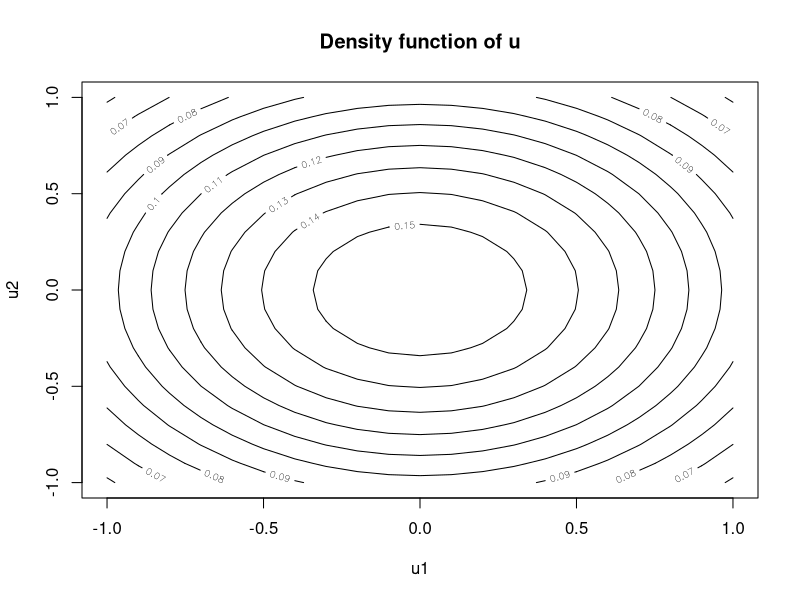
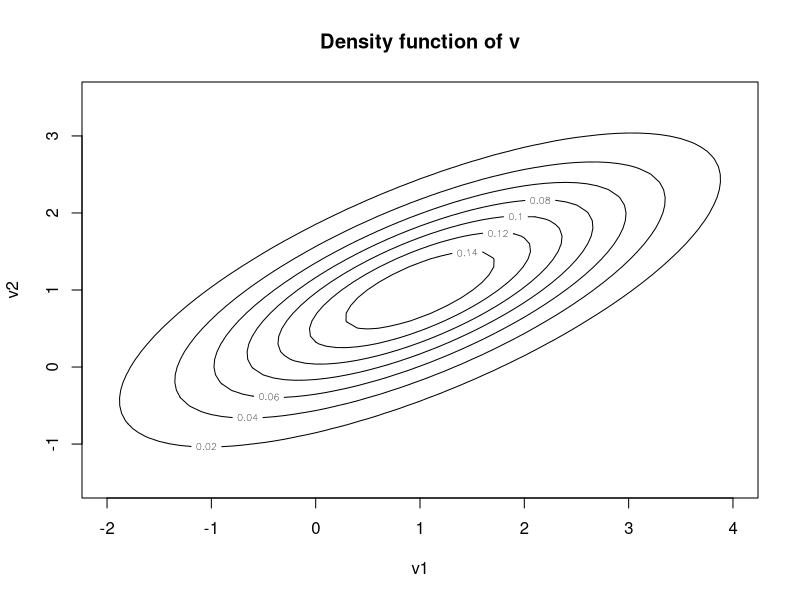
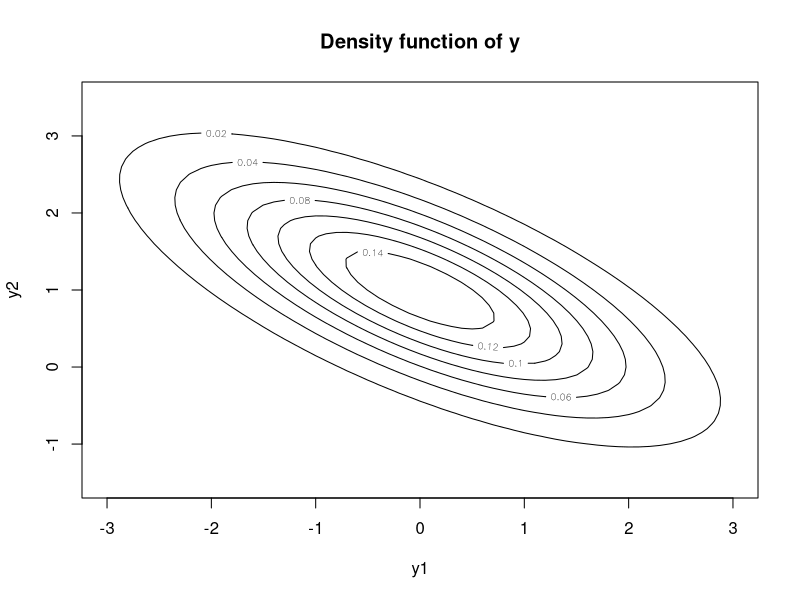
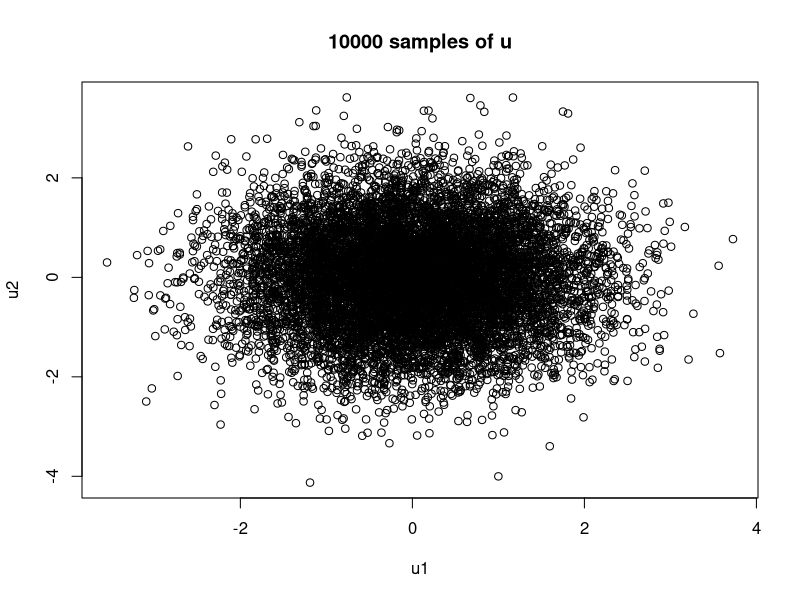
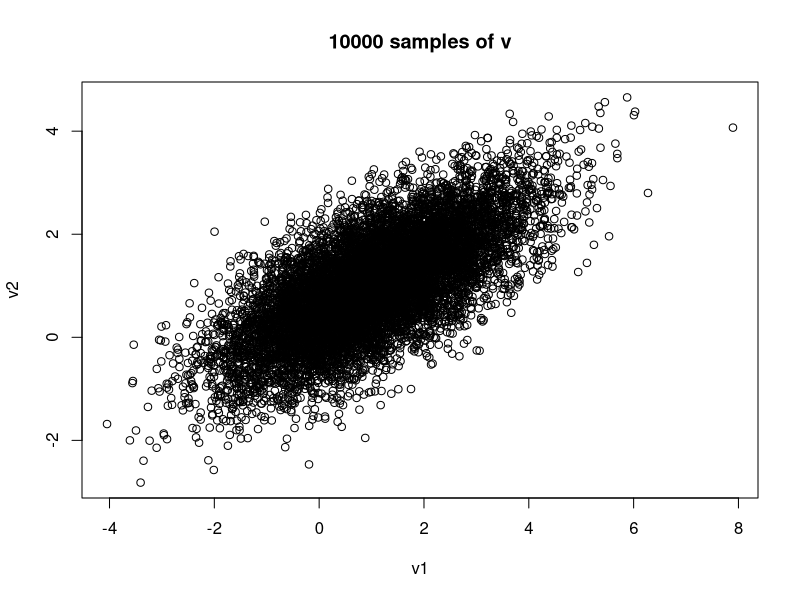
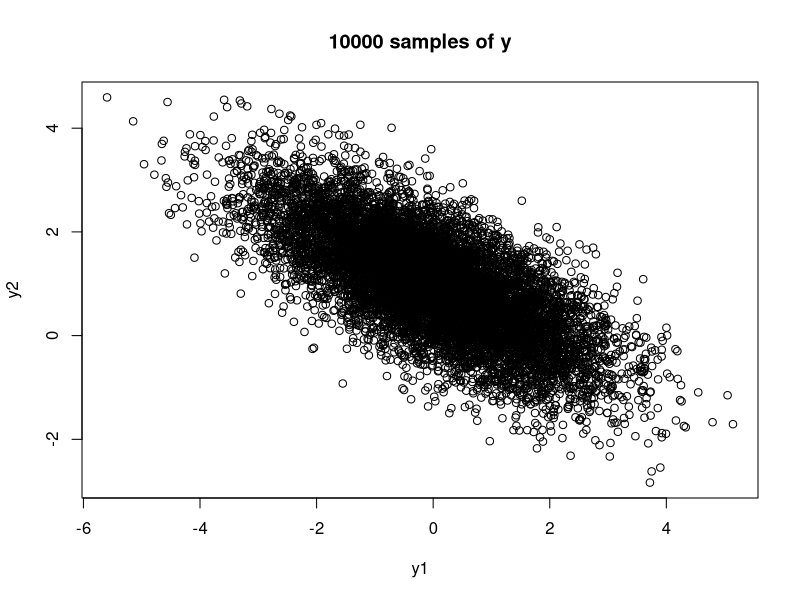
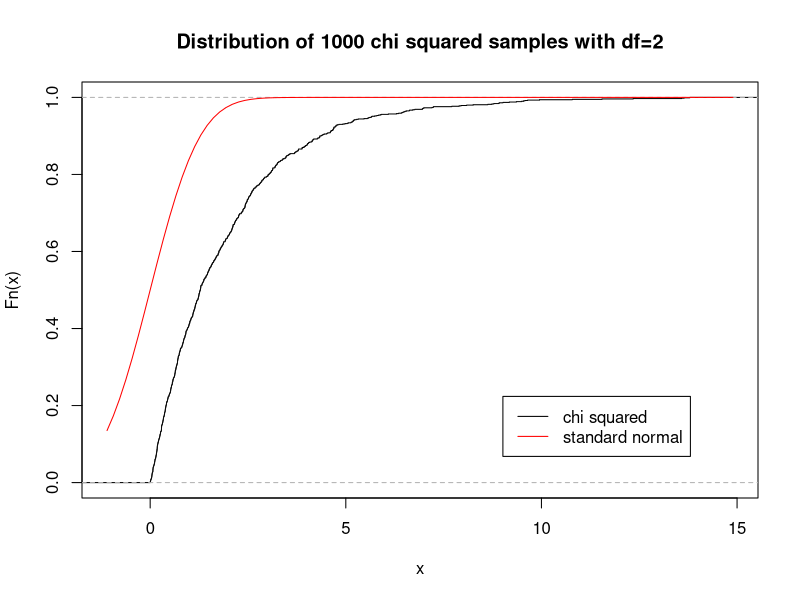
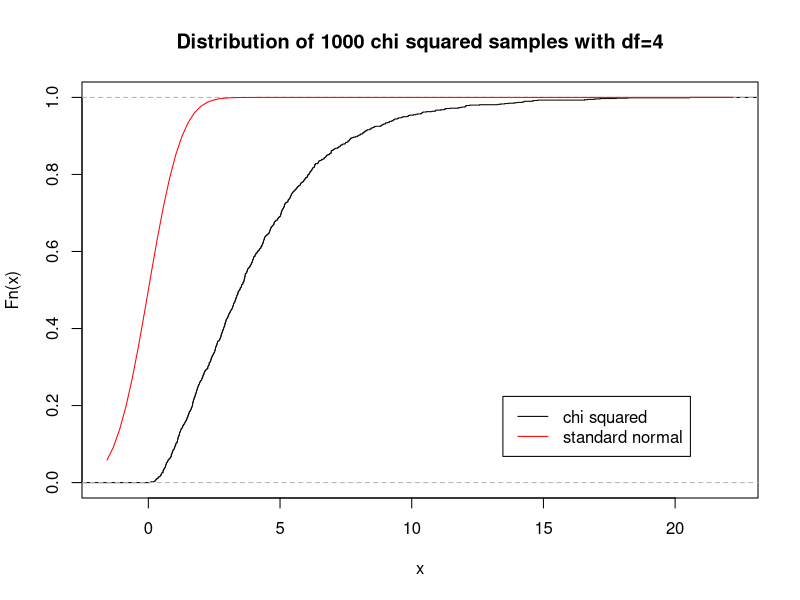

These charts were generated, in order, by the following R code:
# Name: Christian Peters

library(mvtnorm)

set.seed(1234)

# No. 9)
# ======

# b)

# define density functions
f_u <- function(u1, u2) {
  dmvnorm(x=c(u1, u2), mean = c(0, 0), sigma = diag(2))
}
f_v <- function(v1, v2) {
  dmvnorm(x=c(v1, v2), mean = c(1, 1), sigma = matrix(c(2, 1, 1, 1), nrow = 2))
}
f_y <- function(y1, y2) {
  dmvnorm(x=c(y1, y2), mean = c(0, 1), sigma = matrix(c(2, -1, -1, 1), nrow = 2))
}

# create contour plots
x <- seq(-1, 1, 0.1)
y <- seq(-1, 1, 0.1)
z <- sapply(y, function(u2) sapply(x, function (u1) f_u(u1, u2)))
contour(x=x, y=y, z=z, xlab = 'u1', ylab = 'u2', main = 'Density function of u')

x <- seq(-2, 4, 0.1)
y <- seq(-1.5, 3.5, 0.1)
z <- sapply(y, function(v2) sapply(x, function (v1) f_v(v1, v2)))
contour(x=x, y=y, z=z, xlab = 'v1', ylab = 'v2', main = 'Density function of v')

x <- seq(-3, 3, 0.1)
y <- seq(-1.5, 3.5, 0.1)
z <- sapply(y, function(y2) sapply(x, function (y1) f_y(y1, y2)))
contour(x=x, y=y, z=z, xlab = 'y1', ylab = 'y2', main = 'Density function of y')

# correlation matrices
corr_u <- matrix(c(1, 0, 0, 1), nrow = 2)
print(corr_u)
corr_v <- matrix(c(1, 1/sqrt(2), 1/sqrt(2), 1), nrow=2)
print(corr_v)
corr_y <- matrix(c(1, -1/sqrt(2), -1/sqrt(2), 1), nrow=2)
print(corr_y)

# Description:
# u is centered around the origin with equal variance in each direction. The
# components u1 and u2 are uncorrelated.
# v is centered around (1, 1) with a variance of 2 in the direction of v1 and a
# variance of 1 in the direction of v2. v1 and v2 have a correlation coefficient
# of ~0.71.
# The center of y is located at (0, 1) and it has a variance of 1 in the direction
# of y1 and a variance of 1 in the direction of y2. The components y1 and y2
# are negatively correlated with a correlation coefficient of ~-0.71.

# c)

# define the functions to generate random numbers using the cholesky decomposition
# of the covariance matrix (2.35)
generate_u <- function() {
  diag(2) %*% rnorm(2) + c(0, 0)
}
generate_v <- function() {
  matrix(c(1, 0, 1, 1), nrow = 2)  %*% rnorm(2) + c(1, 1)
}
generate_y <- function() {
  matrix(c(1, 0, -1, 1), nrow = 2) %*% rnorm(2) + c(0, 1)
}

# generate plots
samples_u <- replicate(10000, generate_u(), simplify = TRUE)
plot(samples_u[1,], samples_u[2,], xlab = 'u1', ylab = 'u2', main = '10000 samples of u')

samples_v <- replicate(10000, generate_v(), simplify = TRUE)
plot(samples_v[1,], samples_v[2,], xlab = 'v1', ylab = 'v2', main = '10000 samples of v')

samples_y <- replicate(10000, generate_y(), simplify = TRUE)
plot(samples_y[1,], samples_y[2,], xlab = 'y1', ylab = 'y2', main = '10000 samples of y')

# No. 11)
# =======

# a)

generate_chisq <- function(df) {
  sum(replicate(df, rnorm(1)) ** 2)
}

samples_chisq_2 <- replicate(1000, generate_chisq(2))
plot(ecdf(samples_chisq_2), main = 'Distribution of 1000 chi squared samples with df=2')
curve(pnorm(x), col='red', add = TRUE)
legend('bottomright', inset=0.1, legend=c('chi squared', 'standard normal'),
       col = c('black', 'red'), lty=c(1, 1))

samples_chisq_4 <- replicate(1000, generate_chisq(4))
plot(ecdf(samples_chisq_4), main = 'Distribution of 1000 chi squared samples with df=4')
curve(pnorm(x), col='red', add = TRUE)
legend('bottomright', inset=0.1, legend=c('chi squared', 'standard normal'),
       col = c('black', 'red'), lty=c(1, 1))

samples_chisq_6 <- replicate(1000, generate_chisq(6))
plot(ecdf(samples_chisq_6), main = 'Distribution of 1000 chi squared samples with df=6')
curve(pnorm(x), col='red', add = TRUE)
legend('bottomright', inset=0.1, legend=c('chi squared', 'standard normal'),
       col = c('black', 'red'), lty=c(1, 1))

samples_chisq_8 <- replicate(1000, generate_chisq(8))
plot(ecdf(samples_chisq_8), main = 'Distribution of 1000 chi squared samples with df=8')
curve(pnorm(x), col='red', add = TRUE)
legend('bottomright', inset=0.1, legend=c('chi squared', 'standard normal'),
       col = c('black', 'red'), lty=c(1, 1))

# Comparison:
# As we can see, the chi squared distribution doesn't converge to a standard
# normal distribution with increasing degrees of freedom.

# b)

generate_t <- function(df) {
  rnorm(1) / sqrt(generate_chisq(df) / df)
}

samples_t_2 <- replicate(1000, generate_t(2))
plot(ecdf(samples_t_2), main = 'Distribution of 1000 t samples with df=2')
curve(pnorm(x), col='red', add = TRUE)
legend('topleft', inset=0.05, legend=c('t', 'standard normal'),
       col = c('black', 'red'), lty=c(1, 1))

samples_t_4 <- replicate(1000, generate_t(4))
plot(ecdf(samples_t_4), main = 'Distribution of 1000 t samples with df=4')
curve(pnorm(x), col='red', add = TRUE)
legend('topleft', inset=0.05, legend=c('t', 'standard normal'),
       col = c('black', 'red'), lty=c(1, 1))

samples_t_6 <- replicate(1000, generate_t(6))
plot(ecdf(samples_t_6), main = 'Distribution of 1000 t samples with df=6')
curve(pnorm(x), col='red', add = TRUE)
legend('topleft', inset=0.05, legend=c('t', 'standard normal'),
       col = c('black', 'red'), lty=c(1, 1))

samples_t_8 <- replicate(1000, generate_t(8))
plot(ecdf(samples_t_8), main = 'Distribution of 1000 t samples with df=8')
curve(pnorm(x), col='red', add = TRUE)
legend('topleft', inset=0.05, legend=c('t', 'standard normal'),
       col = c('black', 'red'), lty=c(1, 1))

# Comparison:
# In this case we can see that the t distribution converges to a standard normal
# distribution with increasing degrees of freedom.
